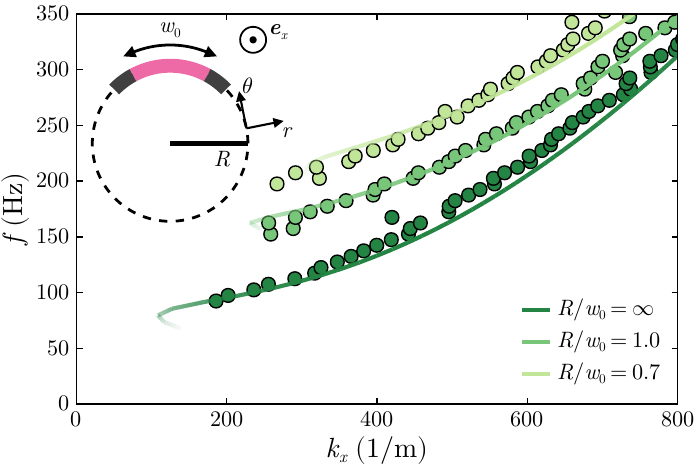

Source code (Julia):
using CairoMakie, ColorSchemes, LaTeXStrings, MathTeXEngine
using FileIO, UnPack, NaturalSort
cd(@__DIR__)
include("../preamble.jl")

cfiles = filter(x -> occursin("disp",x),readdir(joinpath(@__DIR__,"courbure/")))
cfiles = sort(cfiles, lt = natural)
cpredic = filter(x -> occursin("_2",x),readdir(joinpath(@__DIR__,"courbure/")))
cpredic = sort(cpredic, lt = natural)

with_theme(My_theme, palette = (color = reverse(ColorSchemes.RdPu_4), marker = [:circle])) do 
    fig = Figure(size = (502, 2/3*502), figure_padding = (1,14,1,10))

        ax22 = Axis(fig[1,1])
        ax22.ylabel = L"f \,\, \mathrm{(Hz)}"
        ax22.xlabel = L"k_x \,\, \mathrm{(1/m)}"
        ax22.limits = (0, 800, 0, 350)
        for i in eachindex(cfiles) 
            data = load(joinpath(@__DIR__,"courbure/",cfiles[i]))
            @unpack f, k = data
            scatter!(ax22, k[real(k) .> 80], f[real(k) .> 80], markersize = 14, color = ColorSchemes.YlGn_4[i+1])
        end
        start = reverse([200,100,20])
        lab = reverse(["0.7", "1.0", "∞"])
        for i in eachindex(cpredic) 
            data = load(joinpath(@__DIR__,"courbure/",reverse(cpredic)[i]))
            @unpack f,k,s = data
            lines!(ax22, k, f, color = tuple.(reverse(ColorSchemes.YlGn_4)[i], s ./ maximum(s)), label = L"R/w_0 = %$(lab[i])" => (; color = reverse(ColorSchemes.YlGn_4)[i]))
        end
        axislegend(ax22, position = :rb, labelsize = 16)

        ax21 = Axis(fig[1,1])
        ax21.aspect = DataAspect()
        ax21.halign = -0.2
        ax21.valign = 1
        ax21.width = Relative(3/5)
        ax21.height = Relative(3/5)
        ax21.limits = (-17, 32, -20, 25)
        hidedecorations!(ax21)
        hidespines!(ax21)
        # Arc
        arc!(ax21,Point2f(0),15, -3*pi/2 , pi/2 - 1/2, linewidth = 2 , color = :black, linestyle = :dash)
        arc!(ax21,Point2f(0), 15, pi/2 -1/2, pi/2 + 1/2, linewidth = 10 , color = :hotpink2)
        arc!(ax21,Point2f(0), 15, pi/2 + 1/2, pi/2 + 1/2 + 3/10, linewidth = 10 , color = :grey25)
        arc!(ax21,Point2f(0), 15, pi/2 - 1/2 - 3/10, pi/2 -1/2, linewidth = 10 , color = :grey25)
        arc!(ax21,Point2f(0), 19, pi/2 -1/2 + 1/10, pi/2 + 1/2 - 1/10, color = :black, linewidth = 2)
        arrows!(ax21, 19*[cos(pi/2-1/2+1/10)], 19*[sin(pi/2-1/2+1/10)], 
            0.2*[cos(1/2-1/10)], 0.2*[-sin(1/2-1/10)], arrowsize = 12)
        arrows!(ax21, 19*[cos(pi/2+1/2-1/10)], 19*[sin(pi/2+1/2-1/10)], 
            0.2*[-cos(-1/2+1/10)], 0.2*[sin(-1/2+1/10)], arrowsize = 12)
        text!(ax21, 0, 20, text = L"w_0", align = (:center, :bottom), fontsize = 16)
        # Radius
        lines!(ax21, [0, 15], [0, 0] , color = :black)
        text!(ax21, 10, -1, text = L"R", align = (:center, :top), fontsize = 16)
        #Axis
        poly!(ax21, Circle(Point2f(16, 20), 2.5), 
            strokecolor = :black, strokewidth = 1.3, color = (:white, 0))
        poly!(ax21, Circle(Point2f(16, 20), .5), 
            strokecolor = :black, strokewidth = 1.3, color = (:black, 1))
        text!(ax21, 19, 22, text = L"\mathbf{e}_x", 
            align = (:left, :center), fontsize = 16)
        arrows!(ax21, 15 * cos(pi/16) * [1, 1], 15 * sin(pi/16) * [1, 1], 6*[cos(pi/16), -sin(pi/16)], 6*[sin(pi/16), cos(pi/16)],
            linewidth = 1.5, arrowsize = 10)
        text!(ax21, 21.5, 2.5, text = L"r", align = (:left, :center), fontsize = 16)
        text!(ax21, 14, 11, text = L"\theta", align = (:left, :center), fontsize = 16)
        
    display(fig)
    save(joinpath(@__DIR__,"Figure4.pdf"),fig; pt_per_unit = 1)
end      
